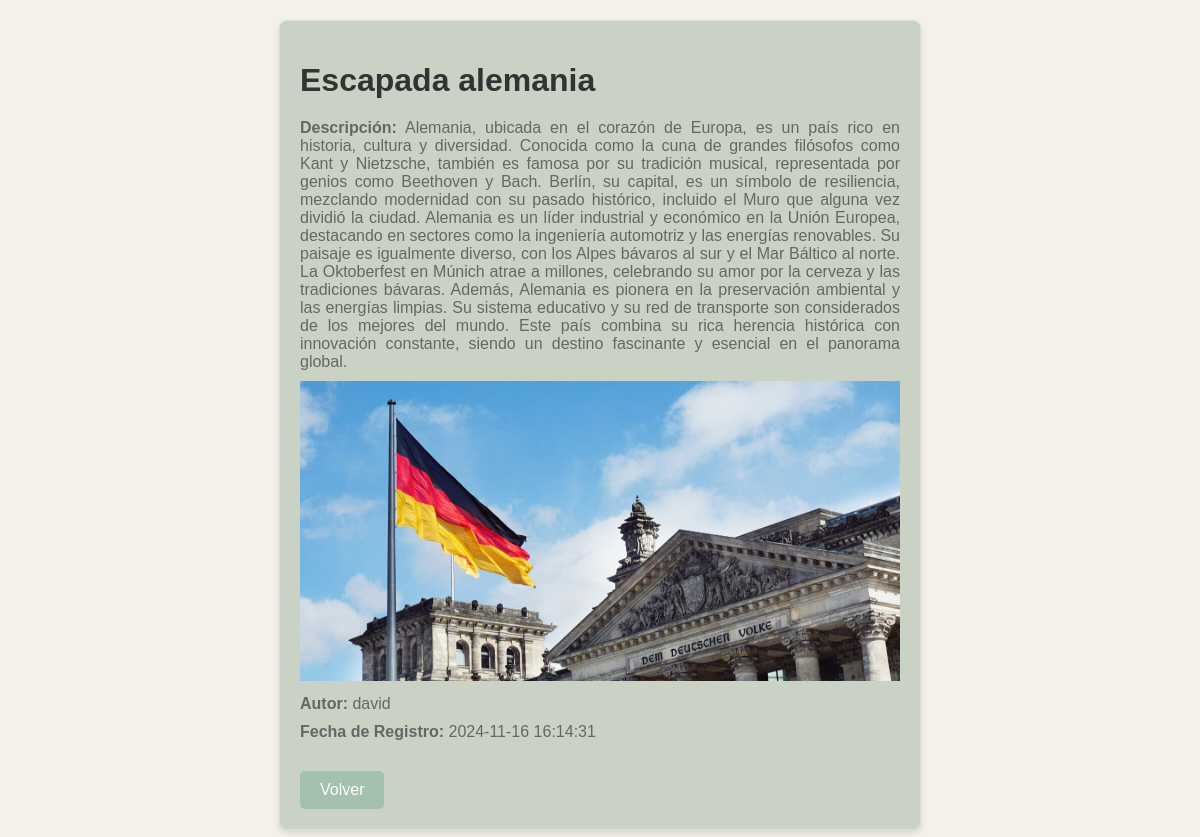
Screenshot of /guias/subguia.php?id=1 with the database file from the repository.
### tables this page shows
CREATE TABLE `guias` (
  `id` int(11) NOT NULL,
  `título` varchar(45) NOT NULL,
  `descripción` varchar(255) NOT NULL,
  `autor` varchar(45) NOT NULL,
  `ruta_img` varchar(45) NOT NULL,
  `registro` timestamp NOT NULL DEFAULT current_timestamp()
);

### public/guias/subguia.php (the view, shortened to what this page needs)
<?php
$servername = "localhost";
$username = "root";
$password = "";
$dbname = "conexion";
$conn = new mysqli($servername, $username, $password, $dbname);
$id = isset($_GET['id']) ? intval($_GET['id']) : 0;
$sql = "SELECT título, descripción, autor, registro, ruta_img FROM guias WHERE id = ?";
$stmt = $conn->prepare($sql);
$stmt->bind_param("i", $id);
$stmt->execute();
$result = $stmt->get_result();
$guia = $result->fetch_assoc();
$contenido = file_get_contents($guia['descripción']);
$contenido2 = wordwrap($contenido, 10);
?>
<!DOCTYPE html>
<html lang="es">
<head>
</head>
<body style="background-color: #F4F1E9;">
    <div class="container" >
        <?php if ($guia): ?>
            <h1><?php echo htmlspecialchars($guia['título']); ?></h1>
            <p class=""><strong>Descripción:</strong> <?php echo $contenido2; ?></p>
            <div>
                <img src="<?php echo $guia['ruta_img']; ?>">
            </div>
            <p><strong>Autor:</strong> <?php echo htmlspecialchars($guia['autor']); ?></p>
            <p><strong>Fecha de Registro:</strong> <?php echo htmlspecialchars($guia['registro']); ?></p>
            <a href="guias.php">Volver</a>
        <?php else: ?>
            <p>Guía no encontrada.</p>
            <a href="guias.php">Volver</a>
        <?php endif; ?>
    </div>
</body>
</html>

### public/guias/subguia.php (style rules this page uses)
body { font-family: Arial, sans-serif; margin: 0; padding: 20px; background-color: #f9f9f9; text-align: justify; }
.container { max-width: 600px; margin: 0 auto; padding: 20px; background-color: #CAD2C5; border: 1px solid #ddd; border-radius: 8px; box-shadow: 0 4px 6px rgba(0, 0, 0, 0.1); }
h1 { color: #333; margin-bottom: 20px; }
p { margin: 10px 0; color: #666; }
a { display: inline-block; margin-top: 20px; padding: 10px 20px; background-color: #A3C1AD; color: #fff; text-decoration: none; border-radius: 5px; }
img { width: 600px; height: 300px; }

### rows the page displays
guias: título "Escapada alemania", descripción "Alemania, ubicada en el corazón de Europa, es un país rico en historia, cultura y diversidad. Conocida como la cuna de grandes filósofos como Kant y Nietzsche, también es famosa por su tradición musical, representada por genios como Beethoven y Bach. Berlín, su capital, es un símbolo de resiliencia, mezclando modernidad con su pasado histórico, incluido el Muro que alguna vez dividió la ciudad. Alemania es un líder industrial y económico en la Unión Europea, destacando en sectores como la ingeniería automotriz y las energías renovables. Su paisaje es igualmente diverso, con los Alpes bávaros al sur y el Mar Báltico al norte. La Oktoberfest en Múnich atrae a millones, celebrando su amor por…", ruta_img (picture), autor "david", registro "2024-11-16 16:14:31"
